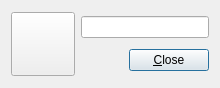
<?xml version="1.0" encoding="UTF-8"?>
<ui version="4.0">
 <class>Dialog</class>
 <widget class="QDialog" name="Dialog">
  <property name="geometry">
   <rect>
    <x>0</x>
    <y>0</y>
    <width>220</width>
    <height>88</height>
   </rect>
  </property>
  <property name="windowTitle">
   <string>Icons</string>
  </property>
  <layout class="QHBoxLayout" name="horizontalLayout">
   <item>
    <widget class="QToolButton" name="image" native="true">
     <property name="minimumSize">
      <size>
       <width>64</width>
       <height>64</height>
      </size>
     </property>
     <property name="text" stdset="0">
      <string/>
     </property>
    </widget>
   </item>
   <item>
    <layout class="QVBoxLayout" name="verticalLayout">
     <item>
      <widget class="QLineEdit" name="name"/>
     </item>
     <item>
      <layout class="QHBoxLayout" name="horizontalLayout_2">
       <item>
        <spacer name="horizontalSpacer">
         <property name="orientation">
          <enum>Qt::Horizontal</enum>
         </property>
         <property name="sizeHint" stdset="0">
          <size>
           <width>40</width>
           <height>20</height>
          </size>
         </property>
        </spacer>
       </item>
       <item>
        <widget class="QPushButton" name="close">
         <property name="text">
          <string>&amp;Close</string>
         </property>
        </widget>
       </item>
      </layout>
     </item>
    </layout>
   </item>
  </layout>
 </widget>
 <customwidgets>
  <customwidget>
   <class>QPixmap</class>
   <extends>QWidget</extends>
   <header>qpixmap.h</header>
  </customwidget>
 </customwidgets>
 <resources/>
 <connections/>
</ui>
